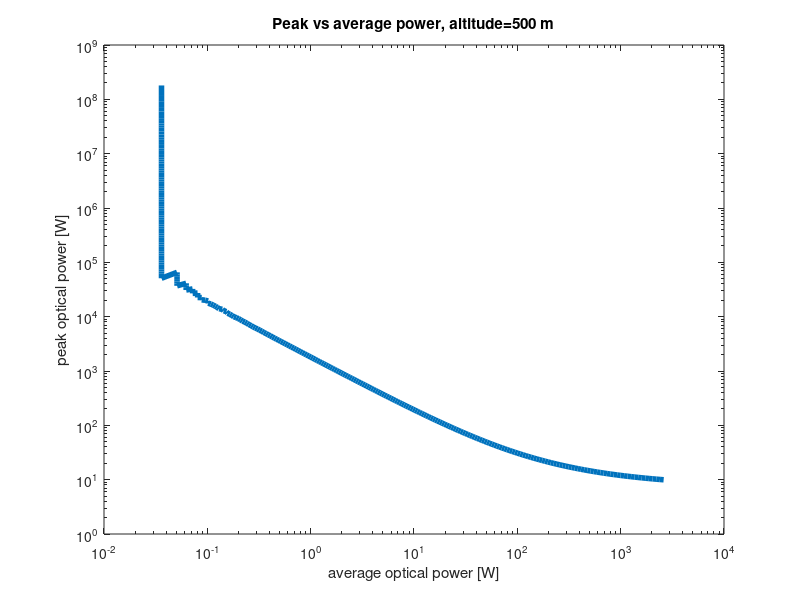

MATLAB code for this plot:
% arg1 is csv location
% arg2 is eps destination
clear all;
close;
clc;

colorspec = {[0.4 0 0.8]; [0.4 0.8 0]; [0.4 0.7 0.7]; ...
  [0 0.4 0.8]; [0.8 0.4 0]; [0.7 0.4 0.7]; ...
  [0.8 0 0.4]; [0 0.8 0.4]; [0.7 0.7 0.4]; ...
  [0 0 0.4]; [0 0.4 0]; [0.4 0 0]};


%% Poisson Jetser

sigma = 142e-12
a = 42.5e-12
b = 3.33e-6/sqrt(12)

%n = 1:200000000;
%s = (a^2+sqrt(a^4-4*a^2*sigma^2*n+4*b^2*sigma^2*n)-2*sigma^2*n)/(2*sigma^2);





PPS_B = 1.38e6;
PPS_S = 1.88e5; % photons per watt
pulse_length = 100e-12;

pulses = 1;

for i=1:300
	pulses = ceil(1.1^i);
	n = ceil(pulses*PPS_B*pulse_length);
	req_s = -(a^2-sqrt(a^4-4*a^2*sigma^2*n+4*b^2*sigma^2*n)-2*sigma^2*n)/(2*sigma^2);
	P_av(i) = req_s/PPS_S;
	P_peak(i) = P_av(i)/(pulses*pulse_length);
end

loglog(P_av, P_peak, 'linewidth', 4);

% threshold = [1 2 4 8 16 32 64 128 256 512 1024]
% x_max = 1000000;
% x = 1:1000;
% % for j=length(threshold):-1:1
% for j=1:length(threshold)
% 	for i=x
% 		y(i) = 1-sum(poisspdf(0:threshold(j), i));
% 	end
% 	semilogx(x,y, 'linewidth', 4, 'Color', colorspec{j})
% 	hold on;
% end

% hold off;
xlabel('average optical power [W]');
ylabel('peak optical power [W]')
% legend('thr=1','thr=2','thr=4','thr=8','thr=16','thr=32','thr=64', 'thr=128','thr=256', 'thr=512','thr=1024', 'location', 'northeastoutside');
title('Peak vs average power, altitude=500 m');
print('-deps', '-color', '../report/fig/hdm_peak_vs_av.eps');










